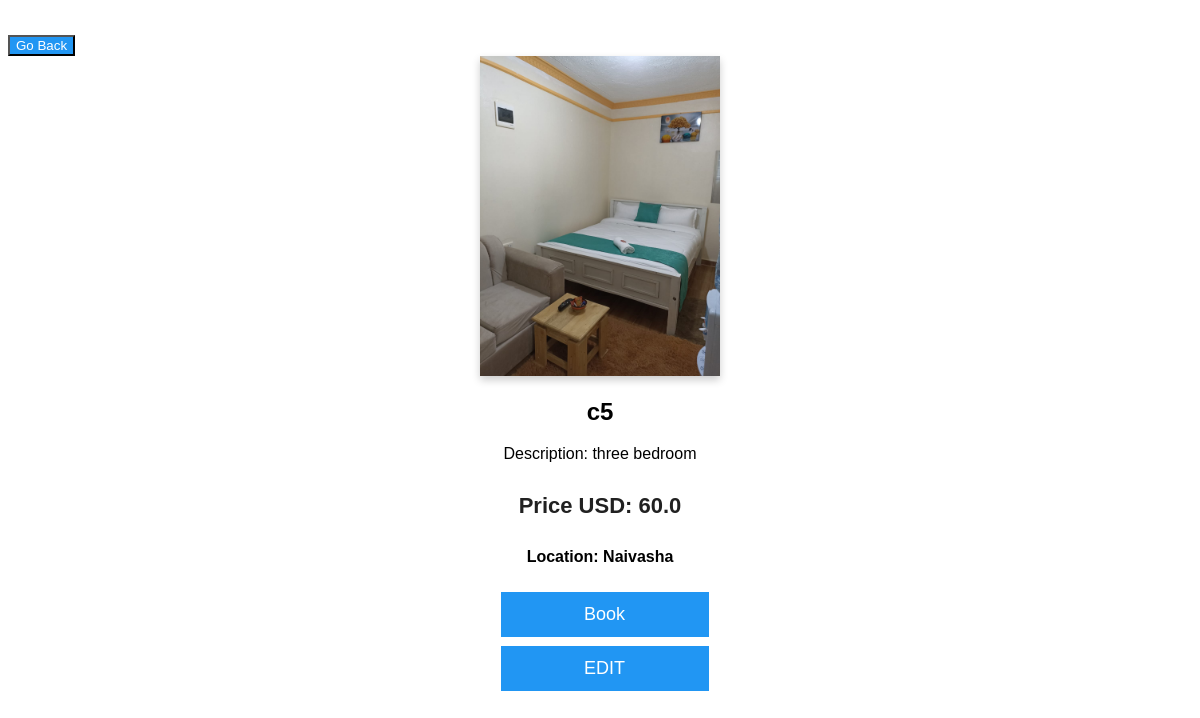
Before: /hosting/rooms/6/ with the older database file.
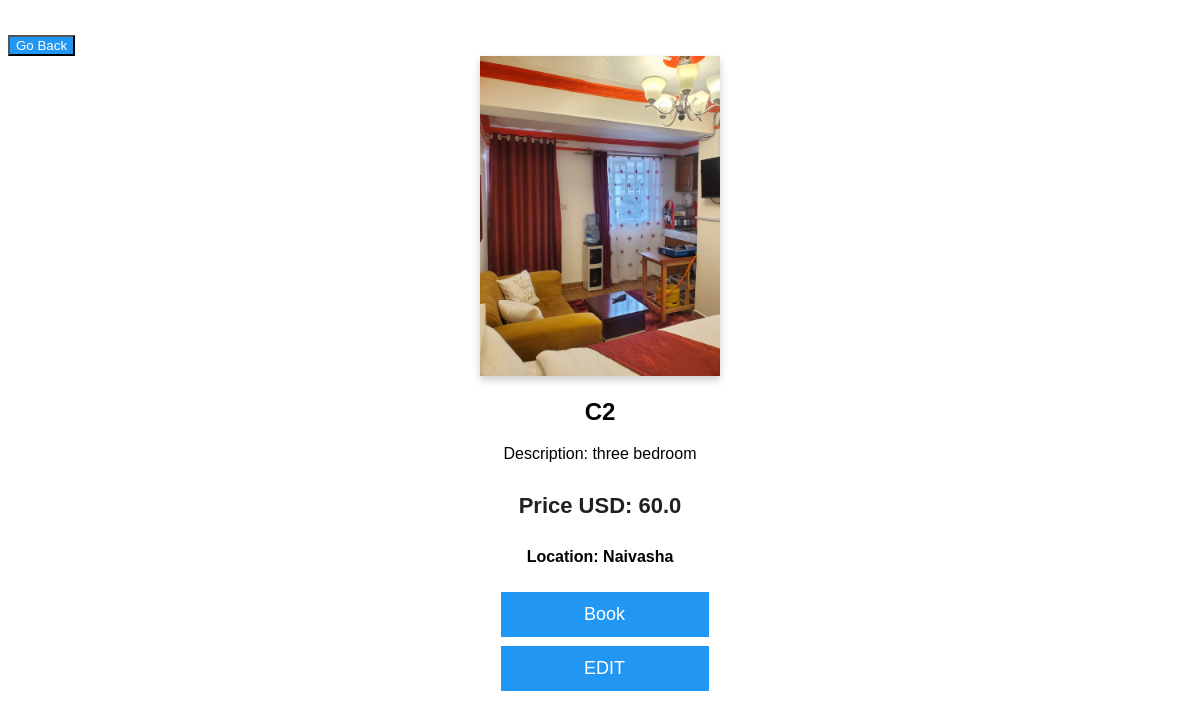
After: the same page with the newer database file.
### hosting/models.py (models this page shows, shortened)
class Room(models.Model):
    image =models.URLField(max_length=200)
    name =models.CharField(max_length=50)
    description = models.TextField()
    location = models.CharField(max_length=25)
    price = models.FloatField()
    occupied = models.BooleanField(default=False)
    is_cleaned = models.BooleanField()

### hosting/views.py (the view)
# urls.py: path('rooms/<int:pk>/',views.room,name="viewroom"),
def room(request,pk):
    room = get_object_or_404(Room,id=pk)
    return render(request,"hosting/room_detail.html",{"room":room})

### hosting/templates/hosting/room_detail.html (shortened to what this page needs)
{% load static %}
<link rel="stylesheet" type="text/css" href="{% static 'hosting/roomdetail.css' %}">
{% block title %}
    <button class="go-back" onclick="goBack()">Go Back</button>
<div class="card">
    <img src="{% static room.image %}" alt="room image" class="img" style="width:100%;height: 100%;">
    <div class="container">
        <h2>{{room.name}}</h2>
      <p>Description: {{room.description}}</p>
      <h4 class="price"><b>Price USD: {{room.price}}</b></h4>
      <h4>Location: {{room.location}}</h4>
      <button class="button"  onclick="window.location.href='#'"  >Book</button>
      <button class="button"  onclick="window.location.href='{% url 'hosting:editroom' room.id %}'"  >EDIT</button>
    </div>
  </div>
{% endblock title %}

Changed rows visible on the page:
changed Room "three bedroom": image: a different picture; name "c5" → "C2"
